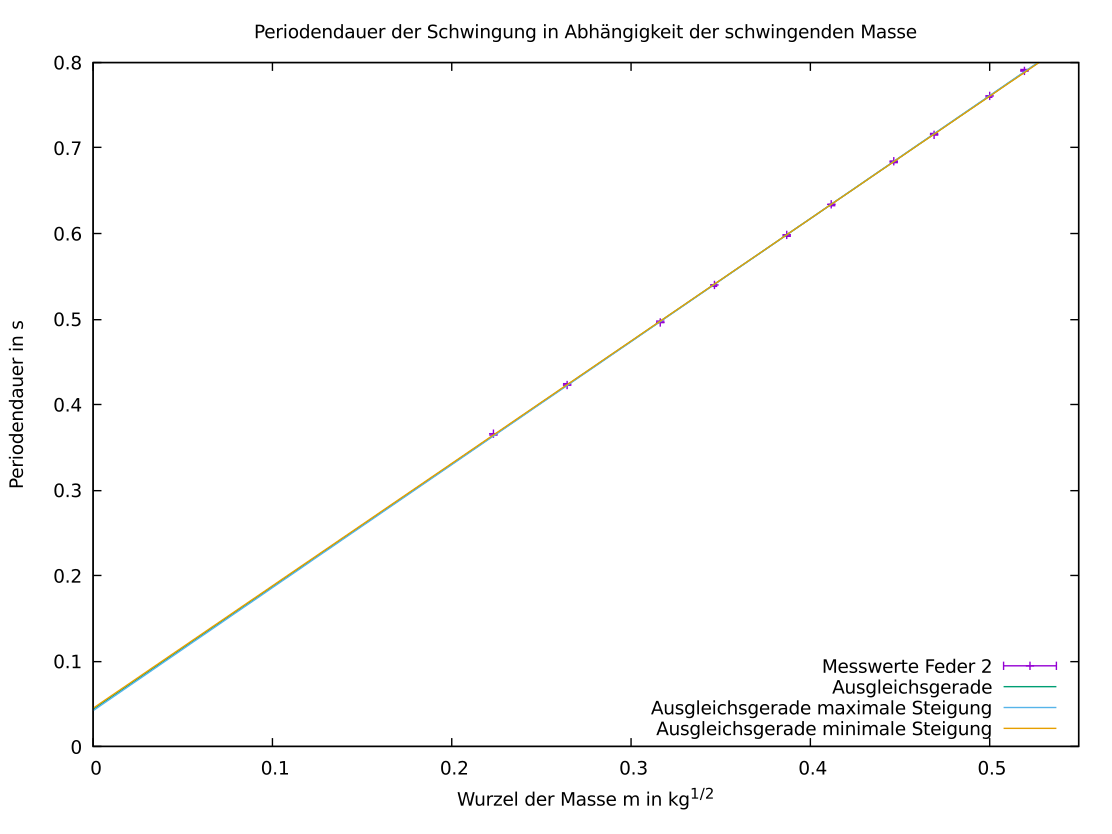

Reproduce this figure in gnuplot.
set title 'Periodendauer der Schwingung in Abhängigkeit der schwingenden Masse'
set xlabel 'Wurzel der Masse m in kg^{1/2}'
set ylabel 'Periodendauer in s'
set fit errorvariables

k(x)=a+b*x

a = 0.0000001
b = 0.0001

fit k(x) 'spring2.dat' using (sqrt($1*1e-03)):2:(1e-03) yerrors via a, b

set xrange [0:0.55]
set yrange [0:0.8]

set key bottom right
set terminal wxt size 800,600

kmax(x) = (a - a_err) + x * (b + b_err)
kmin(x) = (a + a_err) + x * (b - b_err)

plot 'spring2.dat' using (sqrt($1*1e-03)):2:(1e-03) with yerrorbars title 'Messwerte Feder 2', k(x) title 'Ausgleichsgerade', kmax(x) title 'Ausgleichsgerade maximale Steigung', kmin(x) title 'Ausgleichsgerade minimale Steigung'
